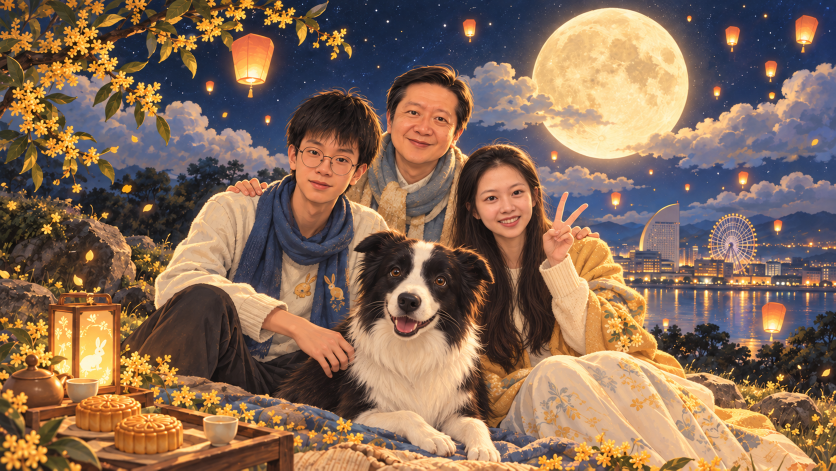
#> input picture assets/characters/family/family-ending-v2.png, 1672 x 941 px, given in place of exec-0a02e4c7-0641-4792-a42f-981ce784624d.png, which was not available (shown at 1/2 size)
$ python normalize_family_prayer_assets.py
#> lines starting #> are read from the running program, lines starting #| are printed output that depends on the picture; pictures that were not available may be replaced by others from this repository, and a replacement may not be noted
from pathlib import Path
from PIL import Image


ROOT = Path(r"C:\Users\USER\Desktop\中秋節")
OUT = ROOT / "assets" / "characters" / "family"
SOURCES = {
    "prayer-brother.png": Path(r"C:\Users\USER\.codex\generated_images\01a0c843-80b0-7c60-bcba-36cb87f8a807\exec-0a02e4c7-0641-4792-a42f-981ce784624d.png"),
    "prayer-father.png": Path(r"C:\Users\USER\.codex\generated_images\01a0c843-80b0-7c60-bcba-36cb87f8a807\exec-ba9691f8-14dc-422c-bddc-8491f81f54a0.png"),
    "prayer-phoebe.png": Path(r"C:\Users\USER\.codex\generated_images\01a0c843-80b0-7c60-bcba-36cb87f8a807\exec-b572cc45-ec22-497d-9280-e2e4242a0909.png"),
}


def normalize(source: Path, target: Path) -> None:
    image = Image.open(source).convert("RGBA")
    alpha = image.getchannel("A")
#> alpha: PIL image 1672x941 L; every value is 255
    bbox = alpha.getbbox()
#> bbox = (0, 0, 1672, 941)
    if not bbox:
        raise ValueError(f"No visible pixels in {source}")
    subject = image.crop(bbox)
    canvas = Image.new("RGBA", (1024, 1536), (0, 0, 0, 0))
#> canvas: PIL image 1024x1536 RGBA; every value is 0
    scale = min(850 / subject.width, 1320 / subject.height)
#> scale = 0.508
    size = (max(1, round(subject.width * scale)), max(1, round(subject.height * scale)))
#> size = (850, 478)
    subject = subject.resize(size, Image.Resampling.LANCZOS)
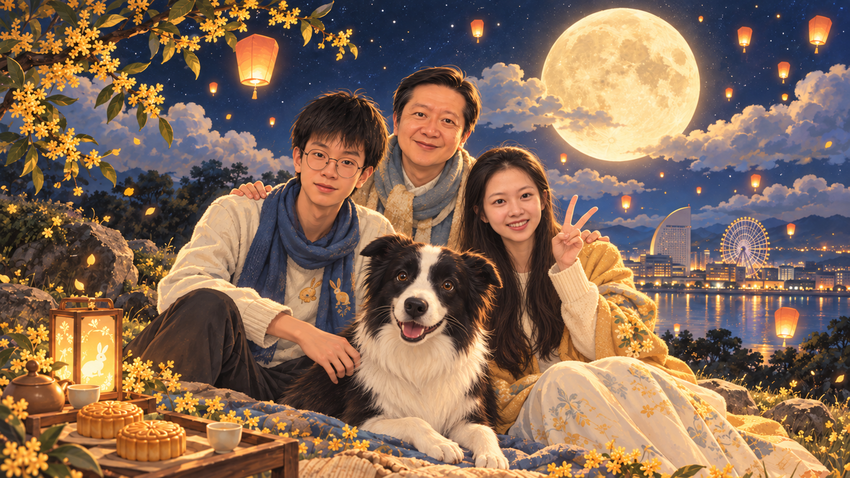
#> subject: PIL image 850x478 RGBA; mean R, G, B, A 134.3, 107.2, 87.3, 255
    x = (canvas.width - subject.width) // 2
#> x = 87
    y = 1450 - subject.height
#> y = 972
    canvas.alpha_composite(subject, (x, y))
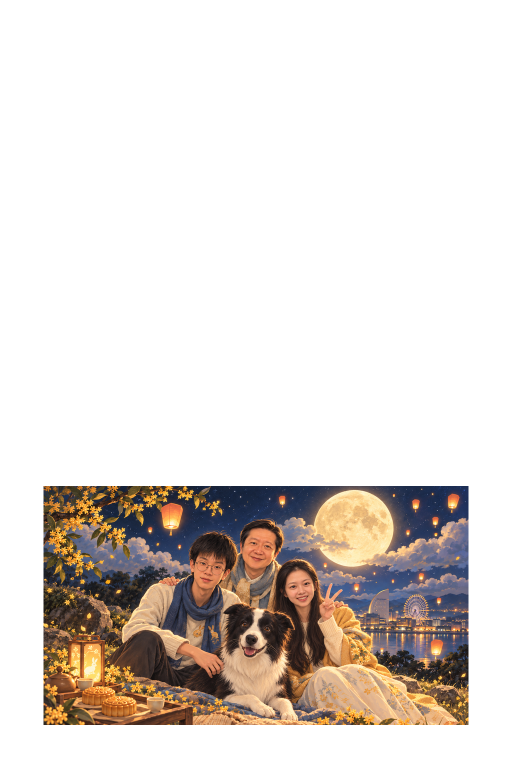
#> canvas: PIL image 1024x1536 RGBA (shown at 1/2 size); mean R, G, B, A 34.7, 27.7, 22.6, 65.9; transparent parts drawn white
    canvas.save(target, optimize=True)


OUT.mkdir(parents=True, exist_ok=True)
for name, source in SOURCES.items():
    normalize(source, OUT / name)
    print(OUT / name)
#> pass 2 of the loop `for name, source in SOURCES.items():`:
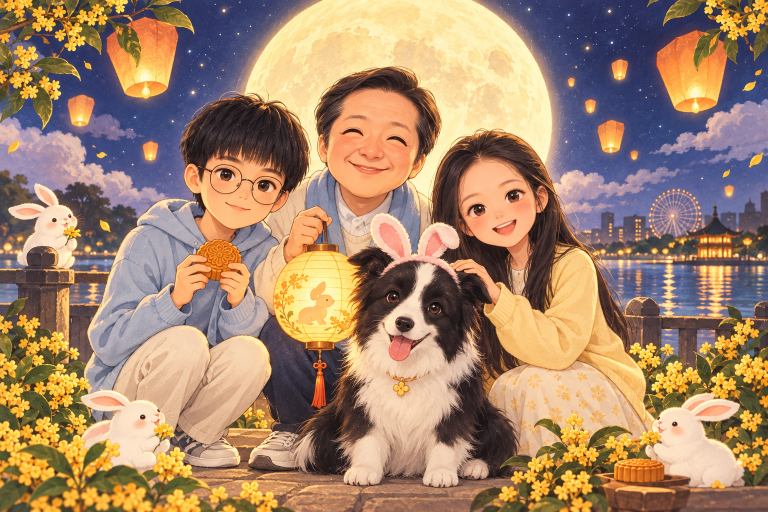
#> input picture assets/characters/family/family-ending.png, 1536 x 1024 px, given in place of exec-ba9691f8-14dc-422c-bddc-8491f81f54a0.png, which was not available (shown at 1/2 size)
#> image: PIL image 1536x1024 RGBA
#> alpha: PIL image 1536x1024 L; every value is 255
#> bbox = (0, 0, 1536, 1024)
#> in normalize (call 2), `subject = subject.resize(size, Image.Resampling.LANCZOS)`:
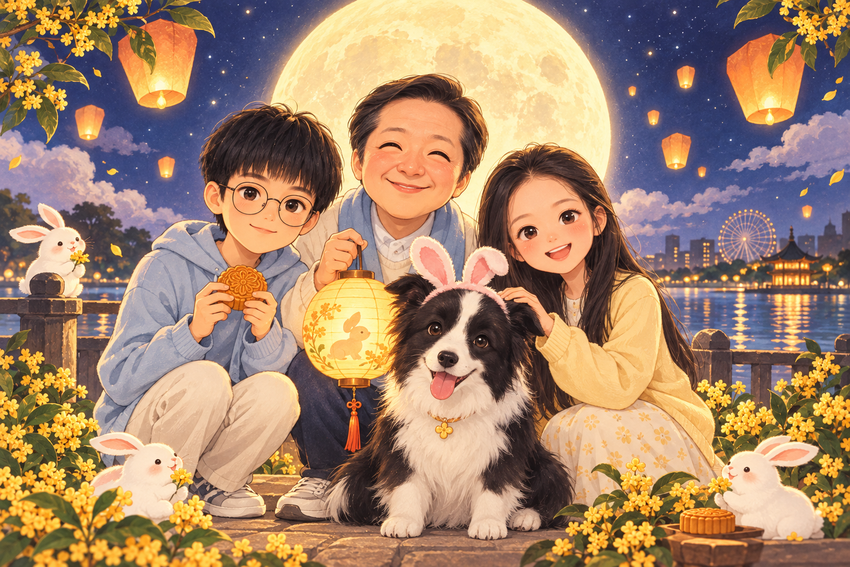
#> subject: PIL image 850x567 RGBA; mean R, G, B, A 164.7, 134, 107.9, 255
#> in normalize (call 2), `canvas.alpha_composite(subject, (x, y))`:
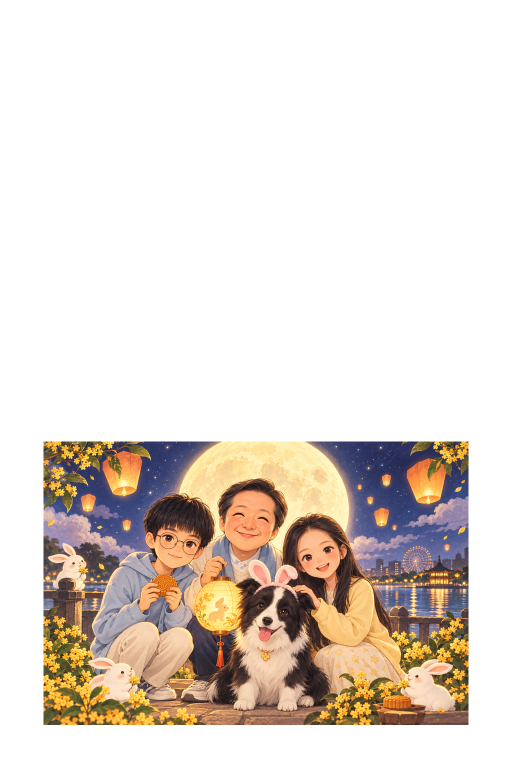
#> canvas: PIL image 1024x1536 RGBA (shown at 1/2 size); mean R, G, B, A 50.5, 41.1, 33.1, 78.1; transparent parts drawn white
